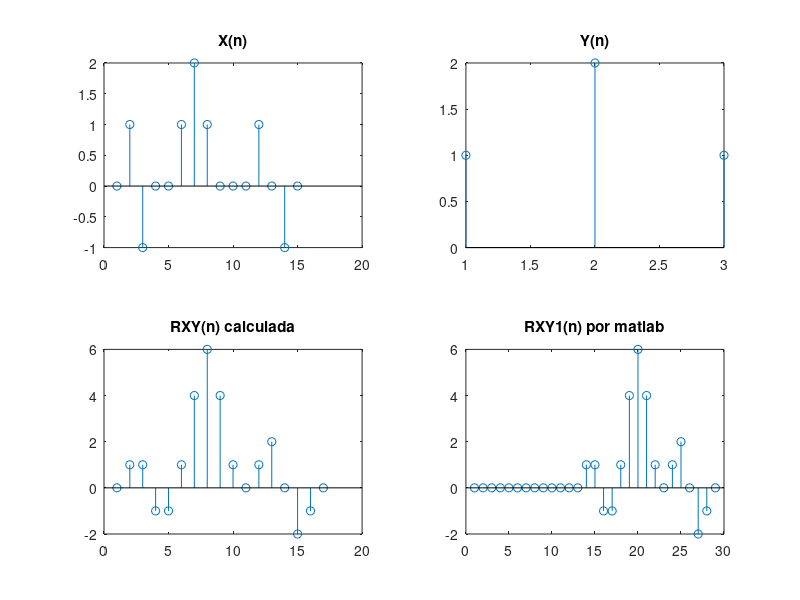

The MATLAB script that drew this image:

x = [0 1 -1 0 0 1 2 1 0 0 0 1 0 -1 0]; 
y = [1 2 1]; 

L = 15+3-1;

rxy = zeros(1,L);

for n=1:L;
    m=3-n+1;
    for k=1:n
        if m>=1 & k<=15
          rxy(n)=rxy(n)+(x(k)*y(m));
        end
    m=m+1;    
    end
end

% La calculo con la funcion de MAtlab

rxy1=xcorr(x,y); 

figure(1);
subplot(2,2,1);
stem(x);
title('X(n)');
subplot(2,2,2);
stem(y);
title('Y(n)');
subplot(2,2,3);
stem(rxy);
title('RXY(n) calculada');
subplot(2,2,4);
stem(rxy1);
title('RXY1(n) por matlab');

